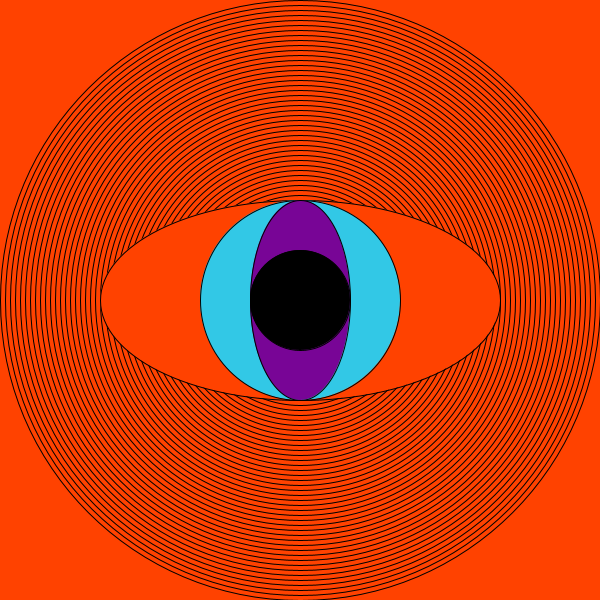
Frame 1 (no input)
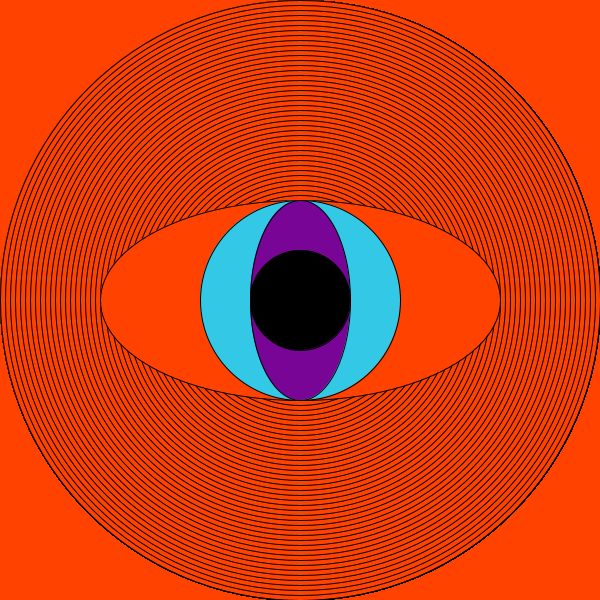
Frame 60 (the mouse pressed at the canvas centre just before this capture)
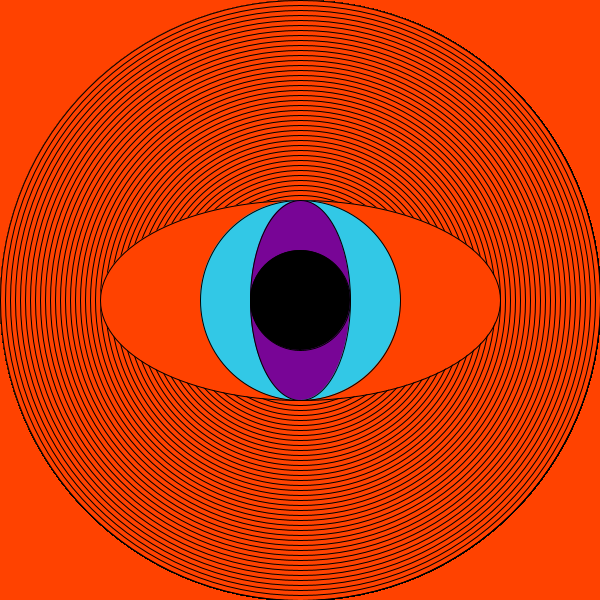
Frame 120 (the mouse held since frame 60 and released just before this capture)

The Processing sketch that drew these frames (run headless with seeded random() and noise(); from frame 60 on, the mouse is pressed at the canvas centre):

// Processing sketch: ojoConFor
// ── ojoConFor.pde
/*Adaptación de un trabajo entregado para el tp0
cambiando los circulos dibujados uno x uno con un ciclo for*/
void setup() {
  size(600, 600);
  background(333, 66, 0);
}

void draw() {
  fill(333, 66, 0);
  for (int c = 600; c>200; c-=10) {
    ellipse(300, 300, c, c);
  }
  ellipse(300, 300, 400, 200);
  fill(50, 200, 230);
  ellipse(300, 300, 200, 200);
  fill(120, 5, 150);
  ellipse(300, 300, 100, 200);
  fill(0);
  ellipse(300, 300, 100, 100);
}
